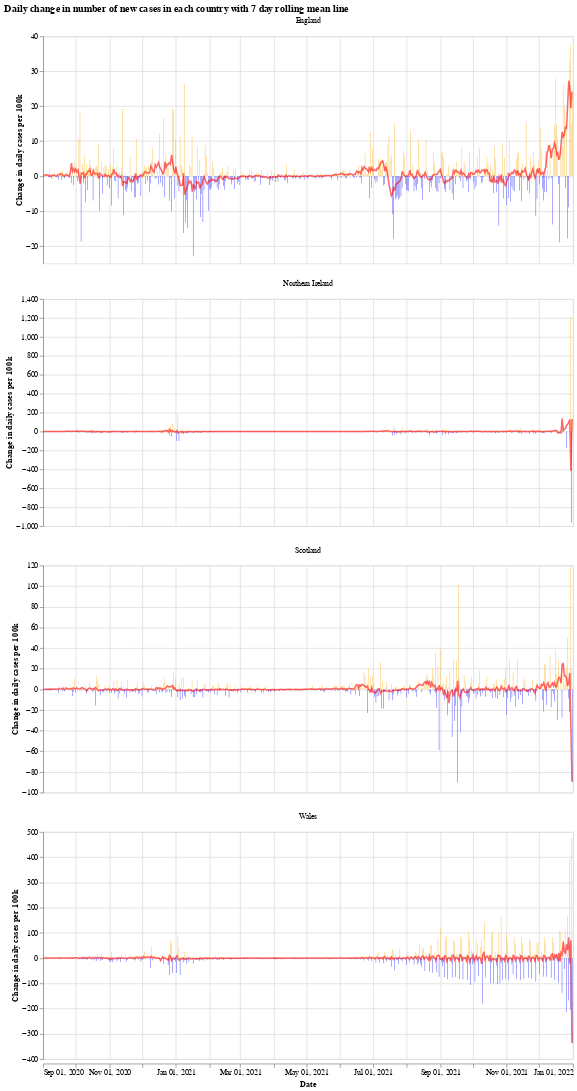

Notebook cell for this chart:
### Markdown cell above
We will use the Python library `Altair` for visualising the data, see the [altair docs](https://altair-viz.github.io/) for more information.

First we have a graph which shows the daily change in the number of new cases for each country. This number jumps up and down all over the place, which is likely due to delay in reporting of new cases over the weekend. Another interesting thing is that it looks like the daily cases in Wales experienced a much shorter period of calm over the summer (calm in the sense of daily cases not jumping up and down).

The orange bars are days when the number of new cases (per 100k population) was more than the previous day, while the blue are days when the number of new cases dropped. The red line is the 7 day moving average. 

When the moving average line is below 0, it means that there is a consistent drop in new cases. We can see this clearly happening around the times that lockdowns were introduced (though, to varying degrees). I will update the graphs soon with a marker of when each lockdown started.

### Code cell
# collapse
import altair as alt

bars = alt.Chart(uk_cases).mark_bar().encode(
    x=alt.X("yearmonthdate(date):T", axis=alt.Axis(title='Date')),
    y=alt.Y("casesChangeRate:Q", axis=alt.Axis(title='Change in daily cases per 100k')),
    tooltip='casesChange',
    color=alt.condition(
        alt.datum.casesChangeRate > 0,
        alt.value("orange"),  # The positive color
        alt.value("blue")  # The negative color
    )
).properties(title='Daily change in number of new cases with 7 day rolling mean',width=700).interactive()

line = alt.Chart(uk_cases).mark_line(
    color='red',
    size=2,
    opacity=0.6
).transform_window(
    rolling_mean='mean(casesChangeRate)',
    frame=[0, 7],
    groupby=['areaName']
).encode(
    x='yearmonthdate(date):T',
    y='rolling_mean:Q'
)

alt.layer(bars, line, data=uk_cases).facet(alt.Column(
    'areaName', title=''), columns=1).resolve_scale(y='independent').properties(title='Daily change in number of new cases in each country with 7 day rolling mean line')

### Figure 1 — Vega-Lite specification as saved in the notebook (floating-point values rounded to 4 significant figures; data arrays with more than 128 entries replaced by an {"elided": "..."} marker saying what was removed)
{"config": {"view": {"continuousWidth": 400, "continuousHeight": 300}}, "data": {"name": "data-fe17890312f725cc1b6674ba656268d0"}, "facet": {"type": "nominal", "field": "areaName", "title": ""}, "spec": {"layer": [{"mark": "bar", "encoding": {"color": {"condition": {"value": "orange", "test": "(datum.casesChangeRate > 0)"}, "value": "blue"}, "tooltip": {"type": "quantitative", "field": "casesChange"}, "x": {"type": "temporal", "axis": {"title": "Date"}, "field": "date", "timeUnit": "yearmonthdate"}, "y": {"type": "quantitative", "axis": {"title": "Change in daily cases per 100k"}, "field": "casesChangeRate"}}, "selection": {"selector001": {"type": "interval", "bind": "scales", "encodings": ["x", "y"]}}, "title": "Daily change in number of new cases with 7 day rolling mean", "width": 700}, {"mark": {"type": "line", "color": "red", "opacity": 0.6, "size": 2}, "encoding": {"x": {"type": "temporal", "field": "date", "timeUnit": "yearmonthdate"}, "y": {"type": "quantitative", "field": "rolling_mean"}}, "transform": [{"window": [{"op": "mean", "field": "casesChangeRate", "as": "rolling_mean"}], "frame": [0, 7], "groupby": ["areaName"]}]}]}, "columns": 1, "resolve": {"scale": {"y": "independent"}}, "title": "Daily change in number of new cases in each country with 7 day rolling mean line", "$schema": "https://vega.github.io/schema/vega-lite/v4.8.1.json", "datasets": {"data-fe17890312f725cc1b6674ba656268d0": {"elided": "1948 records"}}}
